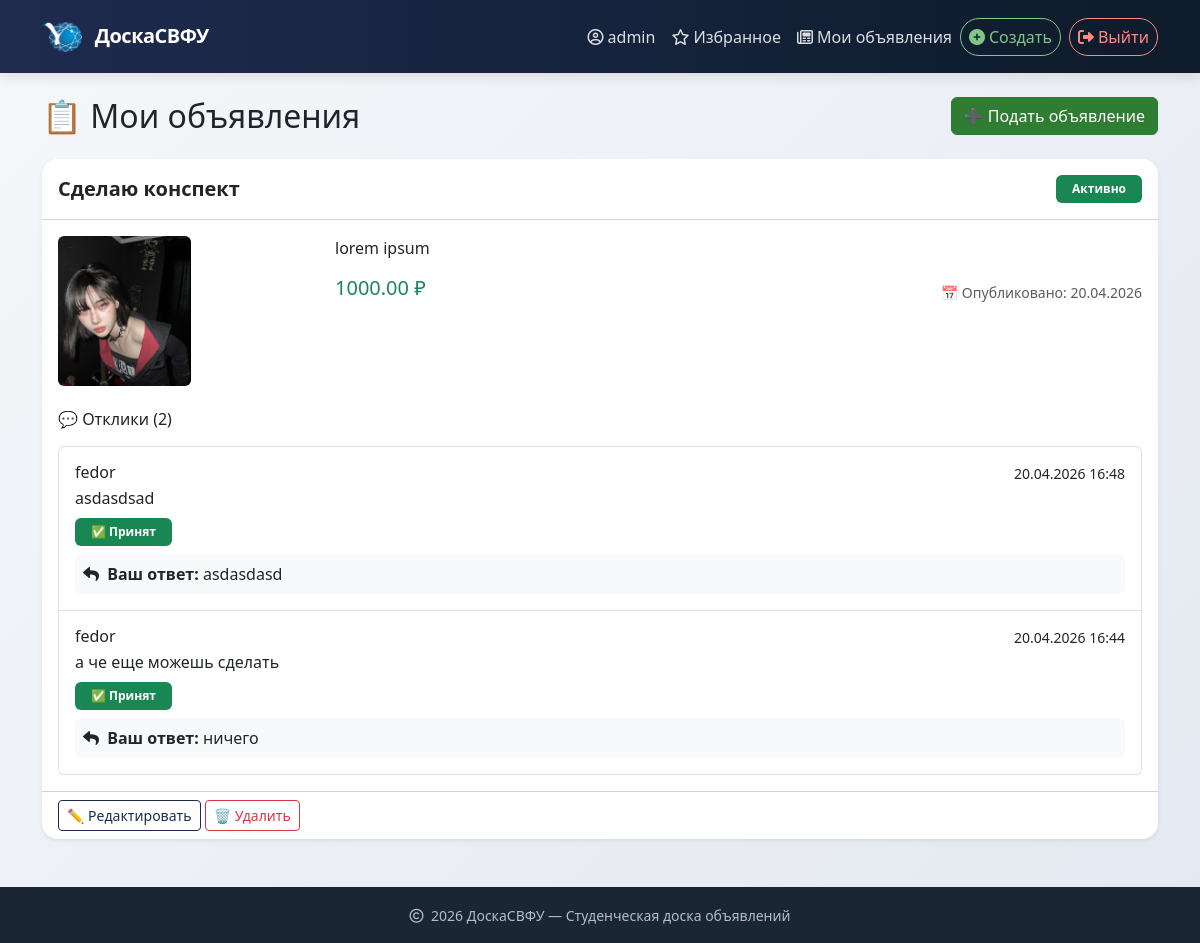
The page /my-ads/ (signed in) on the database as committed earlier.
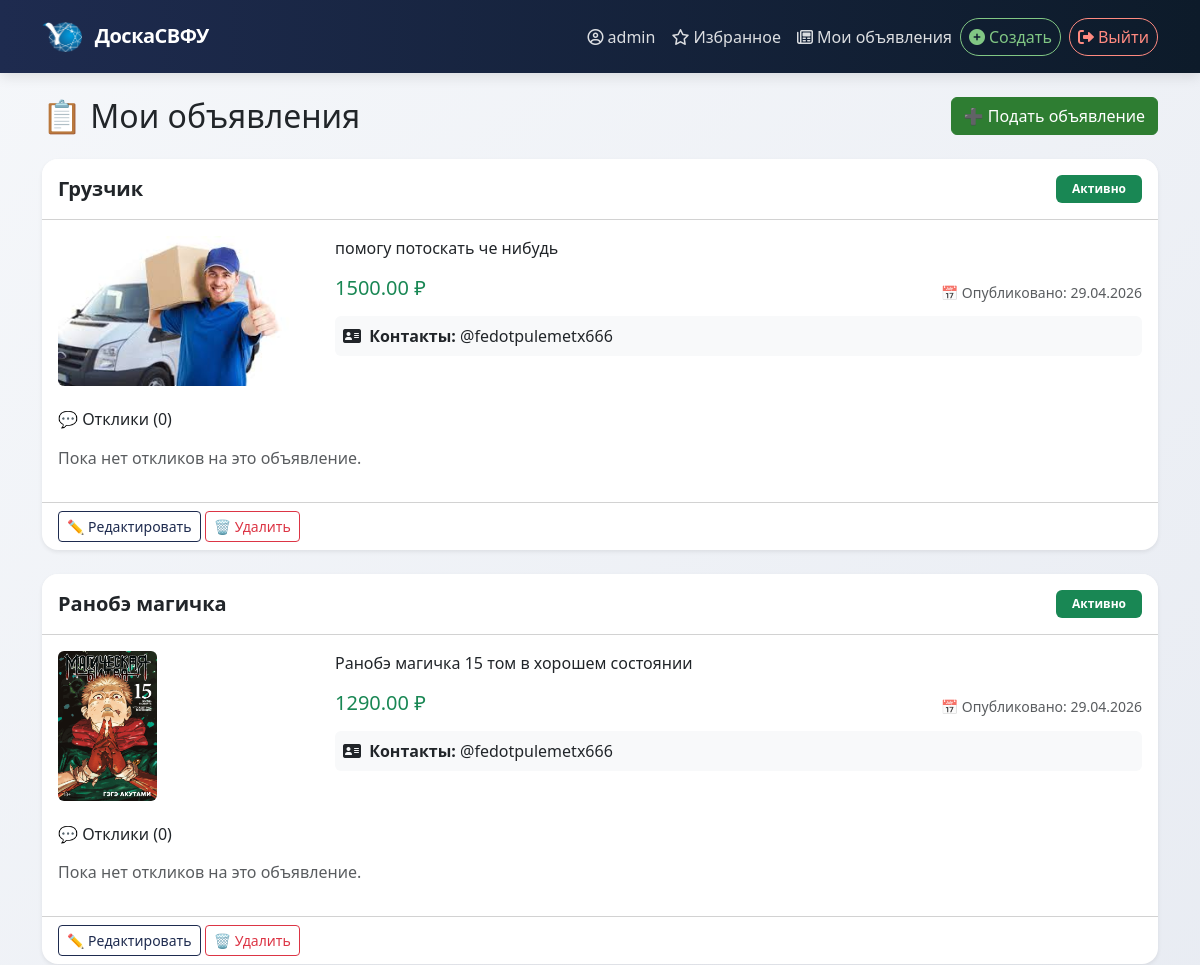
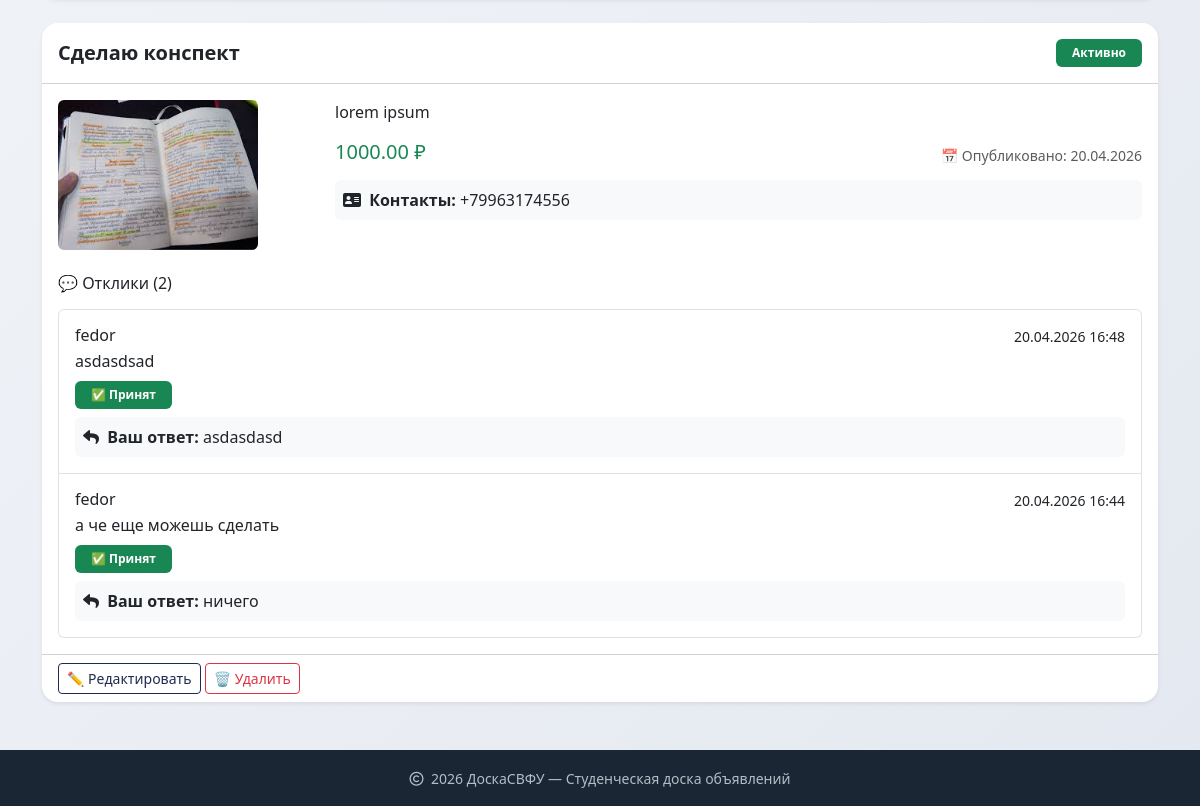
The same page on the database as committed later (2 pictures, top to bottom).
### ads/models.py (models this page shows, shortened)
class Ad(models.Model):
    title = models.CharField(max_length=200, verbose_name="Название")
    description = models.TextField(verbose_name="Описание")
    price = models.DecimalField(max_digits=10, decimal_places=2, verbose_name="Цена")
    image = models.ImageField(upload_to='ads/', blank=True, null=True, verbose_name="Фотография")
    category = models.ForeignKey(Category, on_delete=models.CASCADE, related_name='ads', verbose_name="Категория")
    author = models.ForeignKey(User, on_delete=models.CASCADE, related_name='ads', verbose_name="Продавец")
    created_at = models.DateTimeField(auto_now_add=True, verbose_name="Создано в")
    is_active = models.BooleanField(default=True, verbose_name="Активно")
    contact_info = models.CharField(max_length=200, blank=True, verbose_name="Контакты для связи", help_text="Телефон, Telegram, email")
    class Meta:
        verbose_name = "Ad"
        verbose_name_plural = "Ads"
        ordering = ['-created_at']

class Response(models.Model):
    ad = models.ForeignKey(Ad, on_delete=models.CASCADE, related_name='responses')
    user = models.ForeignKey(User, on_delete=models.CASCADE, related_name='responses')
    text = models.TextField(verbose_name="Текст отклика")
    created_at = models.DateTimeField(auto_now_add=True)
    is_accepted = models.BooleanField(default=False, verbose_name="Принят")
    reply = models.TextField(blank=True, verbose_name="Ответ автора")
    class Meta:
        verbose_name = "Response"
        verbose_name_plural = "Responses"
        ordering = ['-created_at']

### ads/views.py (the view)
# urls.py: path('my-ads/', views.MyAdsListView.as_view(), name='my_ads'),
class MyAdsListView(LoginRequiredMixin, ListView):
    template_name = 'ads/my_ads.html'
    context_object_name = 'ads'
    def get_queryset(self):
        return Ad.objects.filter(author=self.request.user).prefetch_related('responses')

### templates/ads/my_ads.html (shortened to what this page needs)
{% extends "base.html" %}
{% load static %}
{% block content %}
<div class="d-flex justify-content-between align-items-center mb-4">
    <h1 class="h2 mb-0">📋 Мои объявления</h1>
    <a href="{% url 'ads:ad_create' %}" class="btn btn-success">
        ➕ Подать объявление
    </a>
</div>
{% for ad in ads %}
<div class="card mb-4 shadow-sm border-0">
    <div class="card-header bg-white d-flex justify-content-between align-items-center py-3">
        <h5 class="mb-0">
            <a href="{% url 'ads:ad_detail' ad.pk %}" class="text-decoration-none fw-semibold text-dark">
                {{ ad.title }}
            </a>
        </h5>
        <span class="badge {% if ad.is_active %}bg-success{% else %}bg-secondary{% endif %} px-3 py-2">
            {% if ad.is_active %}Активно{% else %}Снято с публикации{% endif %}
        </span>
    </div>
    <div class="card-body">
        <div class="row">
            <div class="col-md-3">
                {% if ad.image %}
                <img src="{{ ad.image.url }}" class="img-fluid rounded" alt="{{ ad.title }}" style="max-height: 150px;">
                {% else %}
                <div class="bg-light rounded d-flex align-items-center justify-content-center" style="height: 150px;">
                    <span class="text-muted">Нет фото</span>
                </div>
                {% endif %}
            </div>
            <div class="col-md-9">
                <p class="card-text">{{ ad.description|truncatechars:200 }}</p>
                <div class="d-flex justify-content-between align-items-center">
                    <h5 class="text-success">{{ ad.price }} ₽</h5>
                    <small class="text-muted">
                        📅 Опубликовано: {{ ad.created_at|date:"d.m.Y" }}
                    </small>
                </div>
                {% if ad.contact_info %}
                <div class="mt-2 p-2 bg-light rounded">
                    <i class="fas fa-address-card me-1"></i> <strong>Контакты:</strong> {{ ad.contact_info }}
                </div>
                {% endif %}
            </div>
        </div>
        <h6 class="mt-4 mb-3">💬 Отклики ({{ ad.responses.count }})</h6>
        {% if ad.responses.all %}
        <div class="list-group">
            {% for resp in ad.responses.all %}
            <div class="list-group-item list-group-item-action py-3">
                <div class="d-flex w-100 justify-content-between">
                    <h6 class="mb-1">{{ resp.user.username }}</h6>
                    <small>{{ resp.created_at|date:"d.m.Y H:i" }}</small>
                </div>
                <p class="mb-2">{{ resp.text }}</p>
                {% if not resp.is_accepted %}
                <a href="{% url 'ads:accept_response' resp.pk %}" class="btn btn-sm btn-outline-success me-1">
                    ✓ Принять
                </a>
                <a href="{% url 'ads:decline_response' resp.pk %}" class="btn btn-sm btn-outline-danger">
                    ✗ Отклонить
                </a>
                {% else %}
                <span class="badge bg-success px-3 py-2">✅ Принят</span>
                {% endif %}
                {% if resp.reply %}
                <div class="mt-2 p-2 bg-light rounded">
                    <i class="fas fa-reply me-1"></i> <strong>Ваш ответ:</strong> {{ resp.reply }}
                </div>
                {% endif %}
            </div>
            {% endfor %}
        </div>
        {% else %}
        <p class="text-muted">Пока нет откликов на это объявление.</p>
        {% endif %}
    </div>
    <div class="card-footer bg-transparent d-flex justify-content-between">
        <div>
            <a href="{% url 'ads:ad_update' ad.pk %}" class="btn btn-sm btn-outline-primary">
                ✏️ Редактировать
            </a>
            <a href="{% url 'ads:ad_delete' ad.pk %}" class="btn btn-sm btn-outline-danger">
                🗑️ Удалить
            </a>
        </div>
    </div>
</div>
{% endfor %}
{% endblock %}

Rows that differ between the two databases and show on the page:
added Ad: title "Грузчик", is_active "Активно", image (picture), description "помогу потоскать че нибудь", price "1500.00", created_at "29.04.2026", contact_info "@fedotpulemetx666", responses.count "0", shows "Пока нет откликов на это объявление."
added Ad: title "Ранобэ магичка", is_active "Активно", image (picture), description "Ранобэ магичка 15 том в хорошем состоянии", price "1290.00", created_at "29.04.2026", contact_info "@fedotpulemetx666", responses.count "0", shows "Пока нет откликов на это объявление."
changed Ad "Сделаю конспект": image: a different picture; contact_info (not shown) → "+79963174556"
